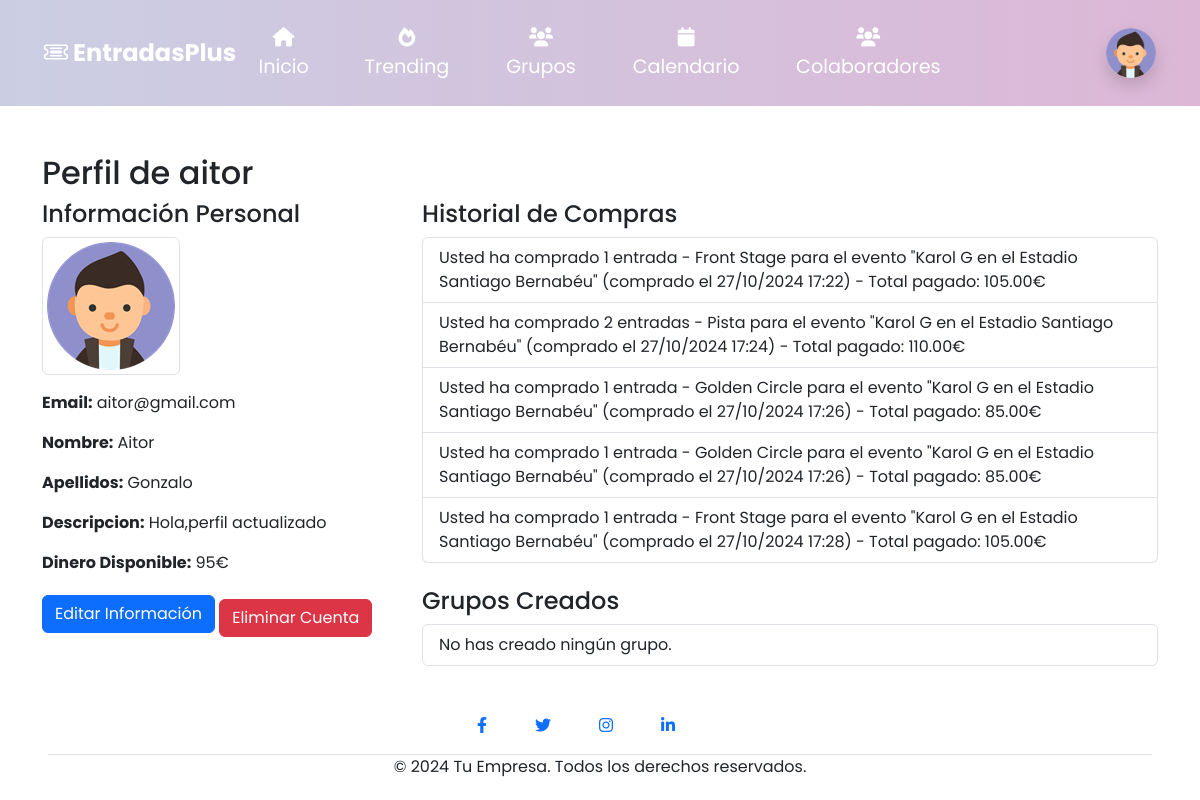
The app's page /perfil/ (signed in), older data.
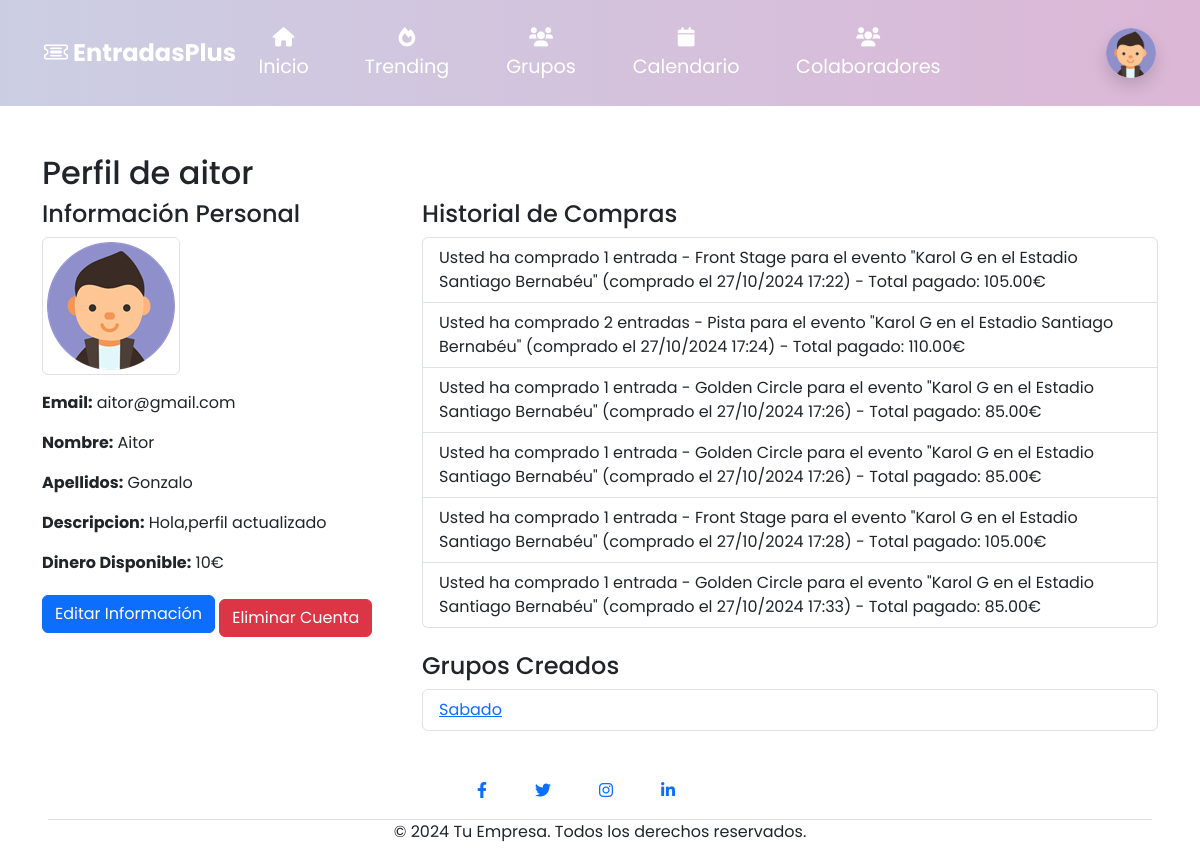
The same page, newer data.
### entradasplus/models.py (models this page shows, shortened)
class PerfilUsuario(models.Model):
    user = models.OneToOneField(User, on_delete=models.CASCADE)
    nombre = models.CharField(max_length=30, blank=True)
    apellidos = models.CharField(max_length=50, blank=True)
    avatar = models.ImageField(upload_to='avatars/', default='people.png', null=True, blank=True)
    dinero = models.IntegerField(default=0)
    descripcion = models.TextField(blank=True)
    eventos_con_like = models.ManyToManyField('Evento', related_name='usuarios_con_like', blank=True)

class Pedido(models.Model):
    usuario = models.ForeignKey(User, on_delete=models.CASCADE)
    entrada = models.ForeignKey(Entrada, on_delete=models.CASCADE)
    cantidad = models.IntegerField()
    fecha_compra = models.DateTimeField(auto_now_add=True)
    total = models.DecimalField(max_digits=10, decimal_places=2)

class Entrada(models.Model):
    evento = models.ForeignKey(Evento, on_delete=models.CASCADE, related_name='entradas')
    tipo = models.CharField(max_length=50)
    precio = models.DecimalField(max_digits=10, decimal_places=2)
    cantidad_disponible = models.IntegerField()
    fecha_creacion = models.DateTimeField(auto_now_add=True)

class Evento(models.Model):
    nombre = models.CharField(max_length=200)
    descripcion = models.TextField(blank=True)
    empresa = models.ForeignKey(Empresa, on_delete=models.CASCADE)
    fecha_evento = models.DateTimeField()
    lugar = models.CharField(max_length=200)
    capacidad = models.IntegerField()
    fecha_creacion = models.DateTimeField(auto_now_add=True)
    imagen = models.ImageField(upload_to='eventos/', blank=True, null=True)

class Grupo(models.Model):
    NOMBRE_MAX_LENGTH = 100
    TIPO_GRUPO_CHOICES = [
        ('publico', 'Público'),
        ('invitacion', 'Por Invitación'),
    ]
    nombre = models.CharField(max_length=NOMBRE_MAX_LENGTH)
    descripcion = models.TextField(blank=True)
    tipo = models.CharField(max_length=10, choices=TIPO_GRUPO_CHOICES, default='publico')
    admin = models.ForeignKey(User, on_delete=models.CASCADE, related_name='grupos_admin')
    usuarios = models.ManyToManyField(User, related_name='grupos', blank=True)
    foto = models.ImageField(upload_to='grupos/', blank=True, null=True)
    fecha_creacion = models.DateTimeField(auto_now_add=True)

### entradasplus/views.py (the view)
# urls.py: path('perfil/', views.perfil, name='perfil'),
@login_required
def perfil(request):
    perfil_usuario = request.user.perfilusuario
    historial_compras = Pedido.objects.filter(usuario=request.user)
    grupos_creados = Grupo.objects.filter(admin=request.user)
    return render(request, 'perfil.html', {
        'perfil_usuario': perfil_usuario,
        'historial_compras': historial_compras,
        'grupos_creados': grupos_creados,
    })

### entradasplus/templates/perfil.html
{% extends "base.html" %}
{% load static %}
{% block content %}
<div class="container mt-5">
    <h2>Perfil de {{ user.username }}</h2>
    <div class="row">
        <div class="col-md-4">
            <h4>Información Personal</h4>
            {% if perfil_usuario.avatar %}
                <img src="{{ perfil_usuario.avatar.url }}" alt="Avatar" class="img-thumbnail mb-3">
            {% else %}
                <img src="{% static 'people.png' %}" alt="Avatar por defecto" class="img-thumbnail mb-3">
            {% endif %}
            <p><strong>Email:</strong> {{ user.email }}</p>
            <p><strong>Nombre:</strong> {{ perfil_usuario.nombre}}</p>
            <p><strong>Apellidos:</strong> {{ perfil_usuario.apellidos }}</p>
            <p><strong>Descripcion:</strong> {{ perfil_usuario.descripcion}}</p>
            <p><strong>Dinero Disponible:</strong> {{ perfil_usuario.dinero }}€</p>
            <a href="{% url 'editar_perfil' %}" class="btn btn-primary">Editar Información</a>
            <a href="{% url 'eliminar_cuenta' %}" class="btn btn-danger mt-2">Eliminar Cuenta</a>
        </div>
        <div class="col-md-8">
            <h4>Historial de Compras</h4>
            <ul class="list-group mb-4">
                {% for pedido in historial_compras %}
                    <li class="list-group-item">
                        Usted ha comprado {{ pedido.cantidad }}
                        {% if pedido.cantidad == 1 %}
                            entrada
                        {% else %}
                            entradas
                        {% endif %}
                        - {{ pedido.entrada.tipo }} para el evento "{{ pedido.entrada.evento.nombre }}" (comprado el {{ pedido.fecha_compra|date:"d/m/Y H:i" }}) - Total pagado: {{ pedido.total }}€
                    </li>
                {% empty %}
                    <li class="list-group-item">No hay compras registradas.</li>
                {% endfor %}
            </ul>
            <h4>Grupos Creados</h4>
            <ul class="list-group">
                {% for grupo in grupos_creados %}
                    <li class="list-group-item">
                        <a href="{% url 'detalles_grupo' grupo.id %}">{{ grupo.nombre }}</a>
                    </li>
                {% empty %}
                    <li class="list-group-item">No has creado ningún grupo.</li>
                {% endfor %}
            </ul>
        </div>
    </div>
</div>
{% endblock content %}

Row changes from the older to the newer data that the page shows:
changed PerfilUsuario "Aitor": dinero "95" → "10"
added Pedido: cantidad "1", shows "entrada", entrada.tipo "Golden Circle", entrada.evento.nombre "Karol G en el Estadio Santiago Bernabéu", fecha_compra "27/10/2024 17:33", total "85.00"
added Grupo: nombre "Sabado"
Text that changed along with them:
text no longer shown: "No has creado ningún grupo."
